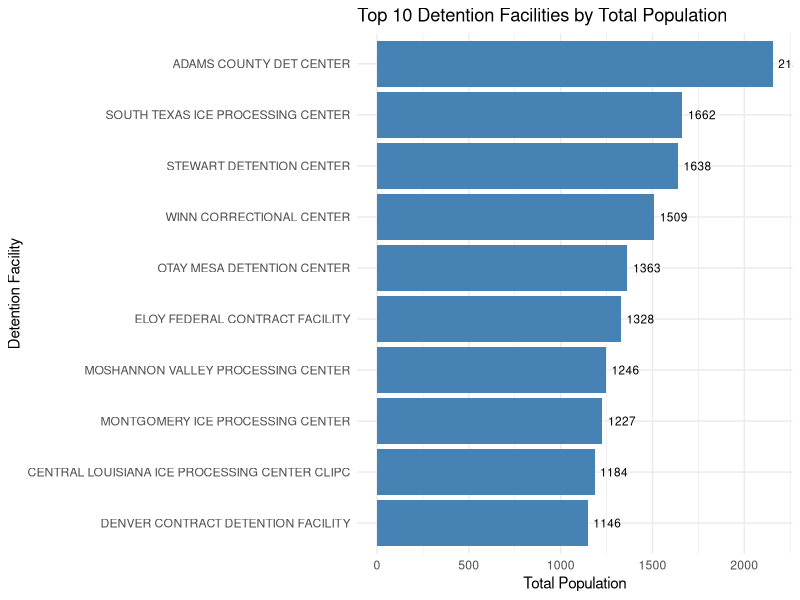
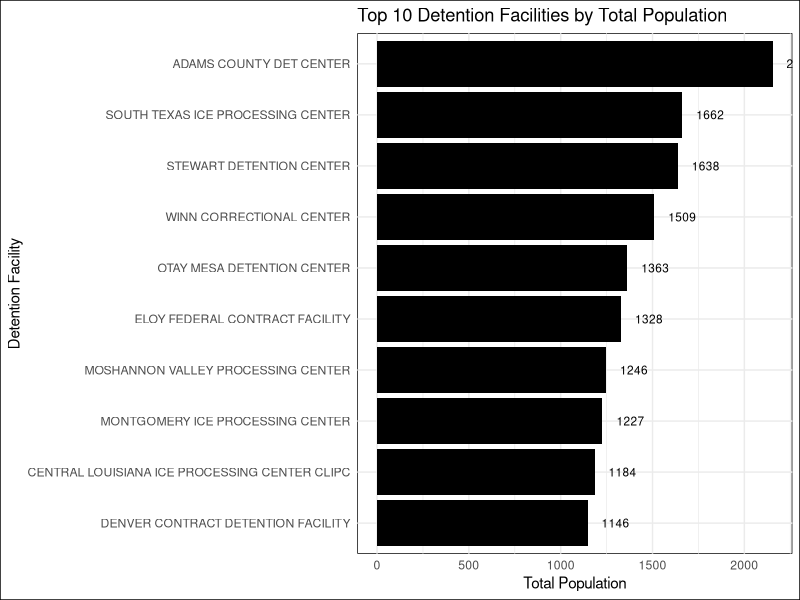
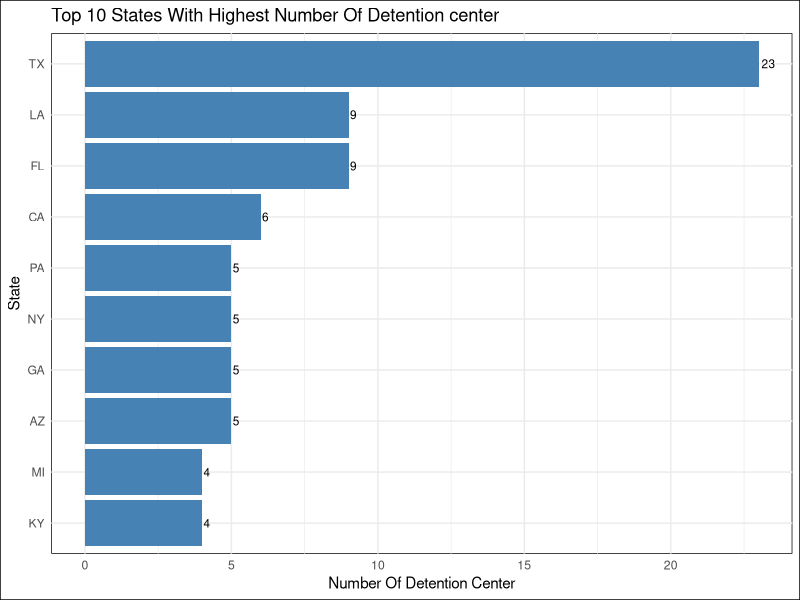
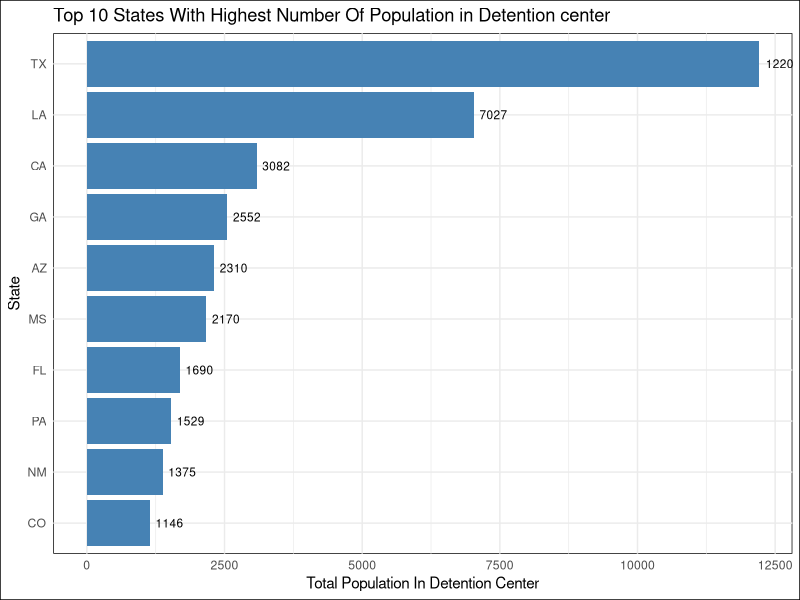
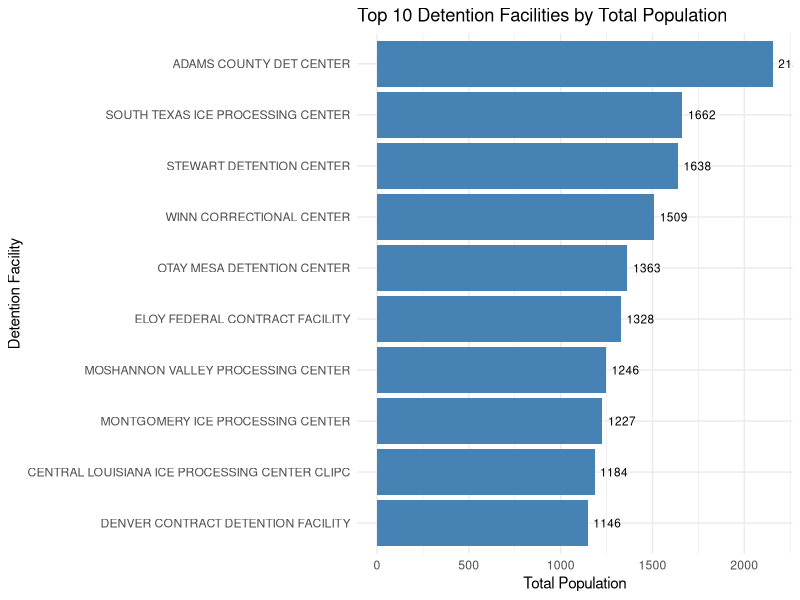
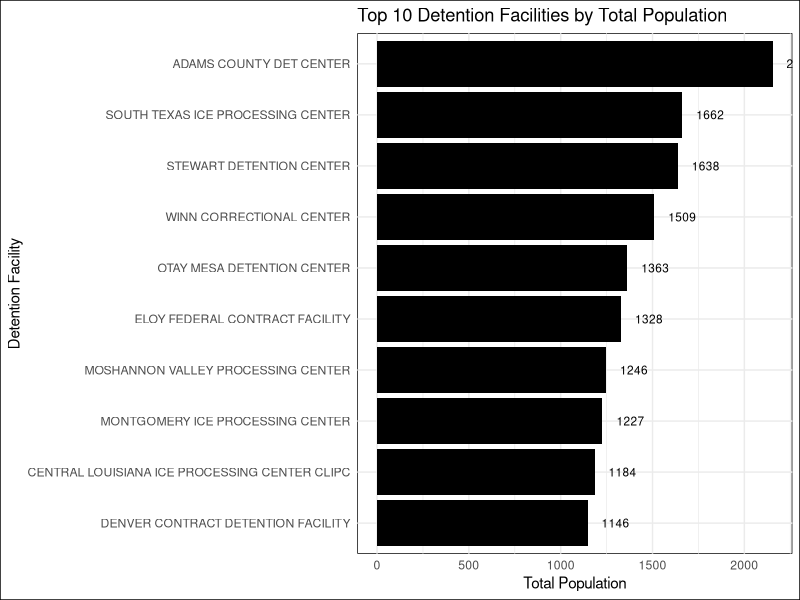
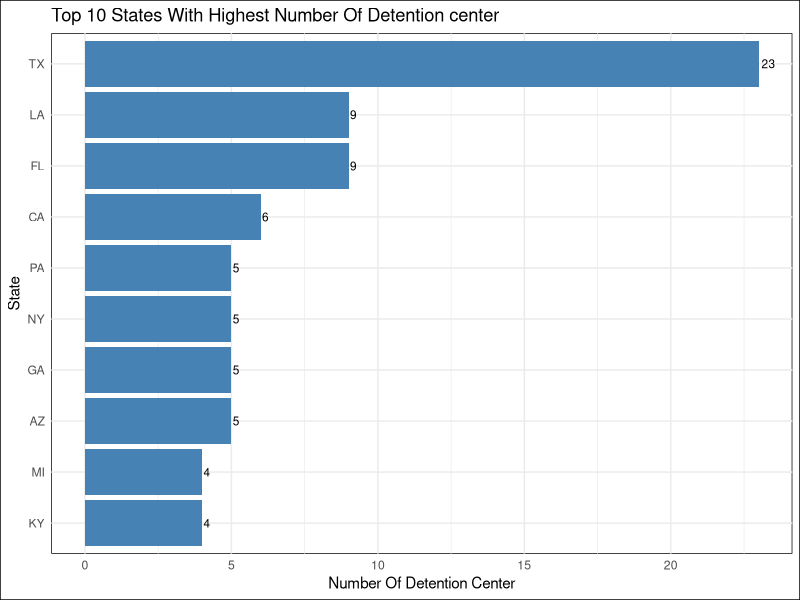
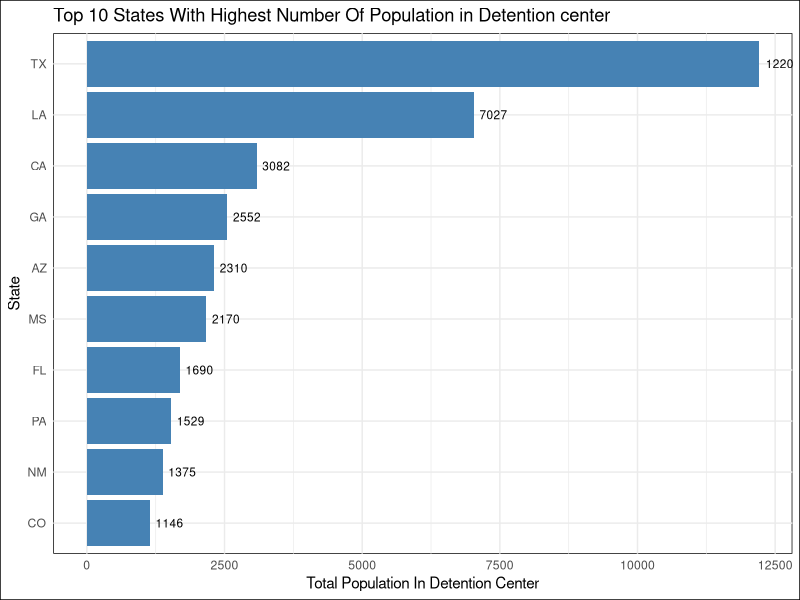

These figures' R source, in order:
###importing necessary libraries###
install.packages("tidyverse")
library(tidyverse)
library(dplyr)

###Loading dataset###
df<-read.csv("immigration-detention.csv")



#######################     CLEANING   ######################################



###removing the header in the first few rows.###
df<- read.csv("immigration-detention.csv",skip = 6) # we have around 6 lines of header which we are skipping
head(df)
colnames(df) # shows what columns are there in the dataset
dim(df) #give the overall dimension of the dataframe. we have 137*8 dim i.e 137 rows and 8 columns

###removing special character such as @,\,&,$ etc###
has_special <- grepl("[^A-Za-z]",df$Name)
view(df)
#I face error while compiling the above code because the csv file contains non-UTF-8(or non standard) characters
#So im converting file into UTF standard
df$Name<- iconv(df$Name,from = "",to = "UTF-8", sub = "")
df$Name <- gsub("[^A-Za-z ]", "", df$Name)#this ensures only A to Z and a to z character is in the dataframe
df$Name

df$Name<-trimws(df$Name) #removing leading and trailing white spaces
df$Name


###Handling Blanks###
#Blank in Name of detention center will be replaced by "Unknown"
sum(df$Name == "")#after checking there are two blank spaces in the Name column
sum(is.na(df$Name)) # there are no any N/A field in the Name column
#lets replace blank section in Name section by "Unknown" keyword
df <- df %>% 
  mutate(Name = if_else(Name == "","Unknown",Name))
#checking whether the blank field is replaced by Unknown
sum(df$Name == "")
sum(df$Name =="N/A")
checking<- df%>% 
  filter(Name == "Unknown") %>% 
  select(Name,City)
checking #okay we carefully handled the blank space in the name column

#Now lets check if City section has any blank space or not

df %>% 
  filter(City == "") %>% 
  select(Name,City,State)
df$City<-trimws(df$City)#first eliminating extra spaces if any
sum(df$City =="") 
sum(df$City =="N/A")

#so we have one section where the field is blank
#If we had many blank fields, it would take a lot of time, so I would definitely have applied the 'Unknown' label to the entire column. But for now, since there is only one, I can handle it manually
#I m manually filling the blank section by researching from the google by using the detention center name and its state code.
df %>% 
  filter(City=="") %>% 
  select(Name,City)
#Geauga County jail's city location is unknown 
#From google i get to know the location of the Jail is Chardon link:- https://ohiocountyjails.org/ohio/geauga-county-jail/
#Now lets add the city of the respective jail
df <- df %>%
  mutate(City = if_else(Name == "GEAUGA COUNTY JAIL" & City == "", "CHARDON", City))

df %>% 
  filter(Name=="GEAUGA COUNTY JAIL") %>% 
  select(Name,City)
# we successfully handled it
#Now, lets clean the State section 
#First lets check how many blanks or NA section are there 
df$State<-trimws(df$State)#eliminating extra spaces if any
view(df)
sum(df$State=="")
sum(df$State=="NA")
df %>%
  filter(State == "") %>%
  select(Name, City, State)

#we get to know the two detention center's have missing state code
#Since there is only two blanks for the state, I can handle it manually
#For this we are using the City and Name of detetion center and searching it in google which states it is located at.
#WE need state code for  "ATLANTA" and "ENCINAL"
#For Atlanta, State Code = GA link:-https://prisonprofessors.com/institution/usp-atlanta-federal-prison/
#For Encinal, State Code = TX link:- https://www.cfiaus.com/ice-detention-facilities/texas/la-salle-county-regional-detention-center/

df <- df %>%
  mutate(State = if_else(City == "ATLANTA", "GA", State))
df <- df %>%
  mutate(State = if_else(City == "ENCINAL", "TX", State))
df %>%
  filter(State == "") %>%
  select(Name, City, State)
view(df)


#Now lets check if there any blank values in Level A, Level B, Level C, Level D
colnames(df)
df %>% 
  summarise(across(Level.A:Level.D,function(x) sum(is.na(x))))

#we see that there are no any NA values for all 4 levels

###Handling the misinformed dates###
class(df$Last.Inspection.End.Date)
#the last inspection end data is in character format 
my_date<- as.Date("2025-04-26")
class(my_date) #since our date is in numeric format which must be converted into date data type
# Since the dates are in an inappropriate format (days format), they must be converted into the yyyy-mm-dd format.
# After some research, I found that Excel usually takes the origin date as 1899-12-30.
# As a trial, I converted one value (45673) into the yyyy-mm-dd format in Excel, and it converted to 2025-01-16.
# Eventually, it was confirmed that Excel uses 1899-12-30 as the origin date.
# All the other dates were then converted in the same way.

df <- df %>%
  mutate(
    Last.Inspection.End.Date = as.Date(as.numeric(Last.Inspection.End.Date), origin = "1899-12-30")
  )
df$Last.Inspection.End.Date
view(df)
sum(is.na(df$Last.Inspection.End.Date)) #Total 18 NA field 
#as Nevada had appropriate date format but during conversion the date gets erroded and labeled as NA which is quite wrong
#so lets convert that date into initial format which was correct
df <- df %>%
  mutate(
    Last.Inspection.End.Date = if_else(
      Name == "NEVADA SOUTHERN DETENTION CENTER",
      as.Date("2024-09-19"),#this was the original date in the original csv file
      Last.Inspection.End.Date
    )
  )
view(df)
sum(is.na(df$Last.Inspection.End.Date)) #Total 17 NA field

# as we have total 17 not available data for Last Inspection End Date.
# we do not have any way to deal with let leave it NA




################################    ANALYZE    ##########################################



# GOAL : Sum the “Level A”, “Level B”, “Level C”, and “Level D” columns to make a new “Total
# Population” column. Then subset that column so that you only have the top ten largest
# detention facilities in the dataset .

#lets first add all the levels value and put the ans in new column called "TOtal Population"

df<-df %>% 
  mutate(Total.Population = Level.A + Level.B + Level.C + Level.D)

#as Total population is in decimal we can round of to nearest integer but there is no any requirement mentioned in the task-assessment so im keeping as it is for now
# df <- df %>%
#   mutate(Total.Population = round(Total.Population)) #if rounding off is needed

view(df)

#subsetting the above Total Population column so that we only have the top ten largest detention facilities in the dataset

top_10_facilities <- df %>%
  arrange(desc(Total.Population)) %>%
  slice_head(n = 10)
view(top_10_facilities)

#we can also find with different features like which state has how many detention center
Each_state_detention_center <- df %>% 
  group_by(State) %>% 
  summarise(Detention_center_count=n()) %>% 
  arrange(desc(Detention_center_count)) %>% 
  slice_head(n = 10)
Each_state_detention_center # we can see texas or TX has the highest number of detention center
view(Each_state_detention_center)

#We can also find which state has the highest number of total population
State_total_population <- df %>% 
  group_by(State) %>% 
  summarize(Total= sum(Total.Population,na.rm = TRUE)) %>% 
  arrange(desc(Total)) %>% 
  slice_head(n = 10)
State_total_population
view(State_total_population)
#we can still see texas has the highest number of people in detention center is highest in the Texas



#################       VISUALIZATION      ##############################

# Creating a bar plot showing the top 10 largest center
 
ggplot(data = top_10_facilities,mapping =  aes(x = reorder(Name, Total.Population), y = Total.Population)) +
  geom_bar(stat = "identity", fill = "steelblue") +
  geom_text(aes(label = round(Total.Population)), hjust = -0.2, size = 3) + # <-- ADDING TEXT HERE
  coord_flip() + #it flips the axes as when names were not clear.
  labs(title = "Top 10 Detention Facilities by Total Population",
       x = "Detention Facility",
       y = "Total Population") +
  theme_minimal()
ggsave(
  filename = "Top_10_Largest_Detention_Center.png",
  plot = last_plot(),      # Or you can specify the exact plot if needed
  dpi = 600,               # Higher resolution
  width = 12,              # Wider
  height = 8,              # Taller
  units = "in"             # Inches
)


ggplot(data = top_10_facilities, mapping =  aes(x = reorder(Name, Total.Population), y = Total.Population)) +
  geom_bar(stat = "identity", fill = "black") +
  geom_text(aes(label = round(Total.Population)), hjust = -0.5, size = 3) +
  coord_flip() +
  labs(title = "Top 10 Detention Facilities by Total Population",
       x = "Detention Facility",
       y = "Total Population") +
  theme_minimal() +
  theme(
    panel.background = element_rect(fill = "white"),#while saving image i wasn't getting clear plotting so fixing it white solve the issue
    plot.background = element_rect(fill = "white")
  )
ggsave(
  filename = "Top 10 Detention Facilities by Total Population.png",
  plot = last_plot(),
  dpi = 600,
  width = 12,
  height = 8,
  units = "in"
)
#creating a bar graph for showing the to 10 states with highest number of detention center
ggplot(data = Each_state_detention_center,mapping =  aes(x = reorder(State, Detention_center_count), y = Detention_center_count)) +
  geom_bar(stat = "identity", fill = "steelblue") +
  geom_text(aes(label = Detention_center_count), hjust = -0.2, size = 3) + #adding text on each bar
  coord_flip() + #it flips the axes as when names were not clear.
  labs(title = "Top 10 States With Highest Number Of Detention center",
       x = "State",
       y = "Number Of Detention Center") +
  theme_minimal()+
  theme_minimal() +
  theme(
    panel.background = element_rect(fill = "white"),#while saving image i wasn't getting clear plotting so fixing it white solve the issue
    plot.background = element_rect(fill = "white")
  )
ggsave(
  filename = "Top 10 States With Highest Number Of Detention center.png",
  plot = last_plot(),
  dpi = 600,
  width = 12,
  height = 8,
  units = "in"
)

#Creating a bar graph for showing the States with the Highest number of population in detention center
ggplot(data = State_total_population,mapping =  aes(x = reorder(State, Total), y = Total)) +
  geom_bar(stat = "identity", fill = "steelblue") +
  geom_text(aes(label = round(Total)), hjust = -0.2, size = 3) + #adding text on each bar
  coord_flip() + #it flips the axes as when names were not clear.
  labs(title = "Top 10 States With Highest Number Of Population in Detention center",
       x = "State",
       y = "Total Population In Detention Center") +
  theme_minimal()+
  theme_minimal() +
  theme(
    panel.background = element_rect(fill = "white"),#while saving image i wasn't getting clear plotting so fixing it white solve the issue
    plot.background = element_rect(fill = "white")
  )
ggsave(
  filename = "Top 10 States With Highest Number Of Population in Detention center.png",
  plot = last_plot(),
  dpi = 600,
  width = 12,
  height = 8,
  units = "in"
)
